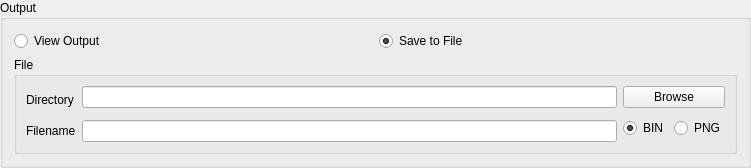
      <widget class="QGroupBox" name="gbAcqOutput">
       <property name="geometry">
        <rect>
         <x>20</x>
         <y>160</y>
         <width>751</width>
         <height>165</height>
        </rect>
       </property>
       <property name="title">
        <string>Output</string>
       </property>
       <layout class="QVBoxLayout" name="verticalLayout_23">
        <item>
         <layout class="QHBoxLayout" name="horizontalLayout_11">
          <item>
           <widget class="QRadioButton" name="rbAcqViewImg">
            <property name="enabled">
             <bool>true</bool>
            </property>
            <property name="text">
             <string>View Output</string>
            </property>
            <property name="checked">
             <bool>false</bool>
            </property>
           </widget>
          </item>
          <item>
           <widget class="QRadioButton" name="rbAcqSaveImg2File">
            <property name="text">
             <string>Save to File</string>
            </property>
            <property name="checked">
             <bool>true</bool>
            </property>
           </widget>
          </item>
         </layout>
        </item>
        <item>
         <widget class="QGroupBox" name="gbAcqFile">
          <property name="title">
           <string>File</string>
          </property>
          <layout class="QGridLayout" name="gridLayout_10">
           <item row="0" column="0" rowspan="2">
            <widget class="QLabel" name="lblAcqOutDir">
             <property name="text">
              <string>Directory</string>
             </property>
            </widget>
           </item>
           <item row="0" column="1">
            <widget class="QLineEdit" name="editAcqOutDir">
             <property name="text">
              <string/>
             </property>
            </widget>
           </item>
           <item row="0" column="2" colspan="2">
            <widget class="QPushButton" name="btnAcqOutDirBrowse">
             <property name="text">
              <string>Browse</string>
             </property>
            </widget>
           </item>
           <item row="1" column="2" rowspan="2">
            <widget class="QRadioButton" name="rbAcqOutputBin">
             <property name="text">
              <string>BIN</string>
             </property>
             <property name="checked">
              <bool>true</bool>
             </property>
            </widget>
           </item>
           <item row="1" column="3" rowspan="2">
            <widget class="QRadioButton" name="rbAcqOutputPng">
             <property name="text">
              <string>PNG</string>
             </property>
            </widget>
           </item>
           <item row="2" column="0">
            <widget class="QLabel" name="lblAcqOutFilename">
             <property name="text">
              <string>Filename</string>
             </property>
            </widget>
           </item>
           <item row="2" column="1">
            <widget class="QLineEdit" name="editAcqOutFilename"/>
           </item>
          </layout>
         </widget>
        </item>
       </layout>
      </widget>
